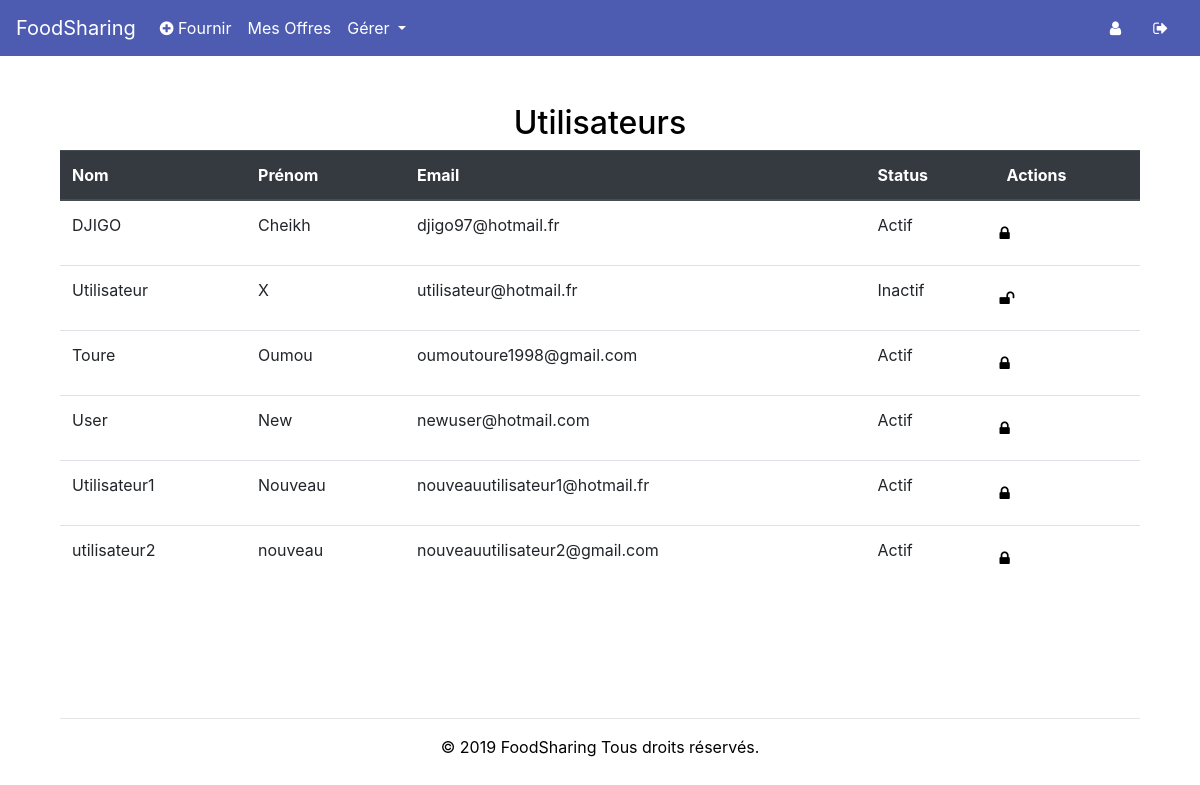
The page /manage_users (signed in) on the database its author committed.
### tables this page shows
CREATE TABLE regularsUsers (
    user_id INTEGER PRIMARY KEY,
    first_name varchar(255) NOT NULL,
    last_name varchar(255) NOT NULL,
    email varchar(255) NOT NULL UNIQUE,
    password varchar(255) NOT NULL
, phonenumber VARCHAR(255), status varchar(255) default 'Actif');

### app.py (the view)
@app.route('/manage_users')
def manage_system_users():
    if session.get("id") is None:
        return redirect('/')
    else:
        if session.get("role")[0] == "Administrateur":
            db = Database()
            users = db.get_all_users_except_actual(session.get("id"))
            role = session.get("role")
            db.disconnect()
            return render_template('manage_users.html', year=now, users=users, role=role[0])
        else:
            return redirect('/')

### database.py (called while the page is built)
    def get_connection(self):
        if self.connection is None:
            try:
                self.connection = sqlite3.connect('database/users.db')
            except sqlite3.Error as error:
                print("Failed to insert Python variable into sqlite table", error)
        return self.connection

    def disconnect(self):
        if self.connection is not None:
            self.connection.close()

    def get_all_users_except_actual(self, id):
        connect = self.get_connection()
        cur = connect.cursor()
        cur.execute("SELECT * FROM regularsUsers WHERE user_id != ?", (id,))
        result = cur.fetchall()
        if result is None:
            return None
        else:
            return result

### templates/manage_users.html (shortened to what this page needs)
<!DOCTYPE html>
 <html class="not-ie no-js" lang="fr">
    <head>
        <link href="https://stackpath.bootstrapcdn.com/bootstrap/4.3.1/css/bootstrap.min.css" rel="stylesheet">
        <link href="/static/css/HomeStyle.css" rel="stylesheet">
        <link rel="stylesheet" href="https://cdnjs.cloudflare.com/ajax/libs/font-awesome/4.7.0/css/font-awesome.min.css">
    </head>
    <body>
            <nav class="navbar navbar-expand-lg navbar-light" style="background-color:#4d5cb1;">
                  <a class="navbar-brand" href="/" style="color:white!important;">FoodSharing</a>
                <div class="collapse navbar-collapse" id="navbarText">
                <ul class="navbar-nav mr-auto">
                  <li class="nav-item">
                    <a class="nav-link" href="/add_offer" style="color:white!important;"><i class="fa fa-plus-circle" aria-hidden="true"></i> Fournir</a>
                  </li>
                  <li class="nav-item">
                    <a class="nav-link" href="/my_offers" style="color:white!important;">Mes Offres</a>
                  </li>
                    {%  if role == 'Administrateur' %}
                        <li class="nav-item">
                            <div class="dropdown show">
                                <a class="nav-link dropdown-toggle" style="color:white!important;" href="#" role="button" id="dropdownMenuLink" data-toggle="dropdown" aria-haspopup="true" aria-expanded="false">
                                    Gérer
                                </a>
                            </div>
                        </li>
                    {% endif %}
                </ul>
                <a class="nav-link" href="/profile" style="color:white!important;"><i class="fa fa-user" aria-hidden="true"></i></a>
                <a class="nav-link" href="/disconnect" style="color:white!important;"><i class="fa fa-sign-out" aria-hidden="true"></i></a>
              </div>
            </nav>
            <div class="container">
                <div class="col-md-8" style="margin: 0 auto;">
                    <h2 class="text-center message">Utilisateurs</h2>
                </div>
    	        <div class="container">
                    {% if users|length %}
                         <table class="table">
                          <thead class="thead-dark">
                            <tr>
                                <th scope="col">Nom</th>
                                <th scope="col">Prénom</th>
                                <th scope="col">Email</th>
                                <th scope="col">Status</th>
                                <th scope="col">Actions</th>
                            </tr>
                          </thead>
                          <tbody>
                        {% for user in users%}
                            <tr>
                              <td>{{ user[2] }}</td>
                              <td>{{ user[1] }}</td>
                              <td>{{ user[3] }}</td>
                              <td>{{ user[6] }}</td>
                                <td>
                                    <div class="row">
                                        <a href="/change_user_status/{{ user[0] }}?p={{ user[6] }}" style="text-decoration: none; color: black;padding:.5rem;" title="Changer status">
                                            {% if user[6] == "Actif" %}
                                                <i class="fa fa-lock"></i>
                                            {% else %}
                                                <i class="fa fa-unlock"></i>
                                            {% endif %}
                                        </a>
                                    </div>
                                </td>
                            </tr>
                        {% endfor %}
                        </tbody>
                    </table>
                    {% else %}
                        <h3 class="text-center" style="color:grey;">Aucun utilisateurs inscrits</h3>
                    {% endif %}
		        <div>
				<div class="text-center footer">
                    <hr>
		            <p>© 2019 FoodSharing Tous droits réservés.</p>
		        </div>
			</div></div></div>
    </body>

### static/css/HomeStyle.css (style rules this page uses)
body { background-color: #ffffff; color: black; }
.message { margin-top: 3rem; }
.footer { margin-top:8rem; color:black; }

### rows shown on the page
regularsUsers: last_name "DJIGO", first_name "Cheikh", email "djigo97@hotmail.fr", status "Actif"
regularsUsers: last_name "Utilisateur", first_name "X", email "utilisateur@hotmail.fr", status "Inactif"
regularsUsers: last_name "Toure", first_name "Oumou", email "oumoutoure1998@gmail.com", status "Actif"
regularsUsers: last_name "User", first_name "New", email "newuser@hotmail.com", status "Actif"
regularsUsers: last_name "Utilisateur1", first_name "Nouveau", email "nouveauutilisateur1@hotmail.fr", status "Actif"
regularsUsers: last_name "utilisateur2", first_name "nouveau", email "nouveauutilisateur2@gmail.com", status "Actif"
